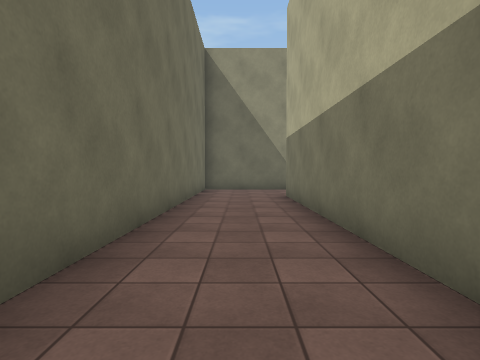
[1] (above)

21 first-person views from a walk through a 3-D level made in the Unity game engine. The camera is 1.4 m above the floor, tilts 2° down and sees 80° across. The floor is counted in squares, 2 m on a side. Each view is taken from the middle of a square. On the plan, view 1 faces up. The plan holds only what a view shows up to about 10 squares ahead; the rest is blank. The place goes on beyond the plan. The player is left out. Some animated figures are left out. Some surface patterns are stand-ins.

[2]
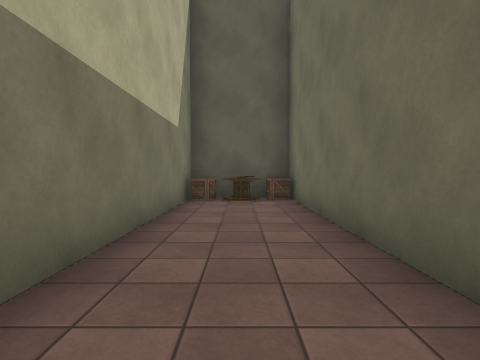

[3]
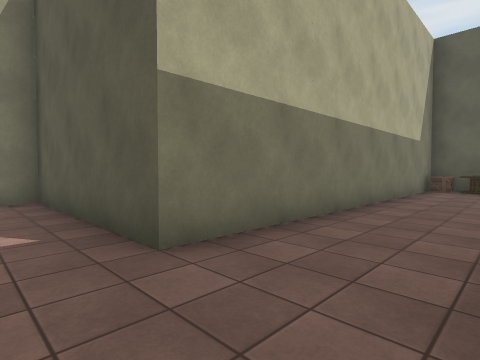

[4]
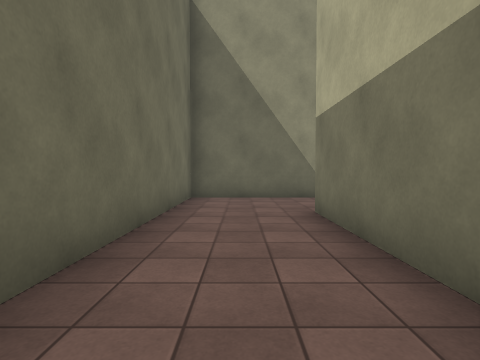

[5]
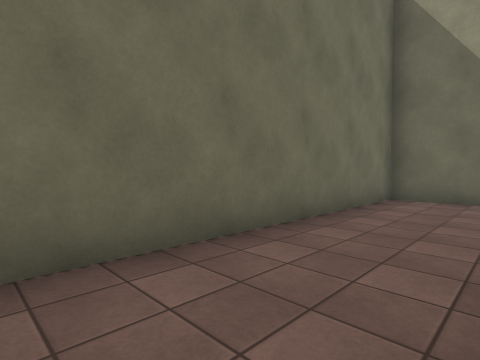

[6]
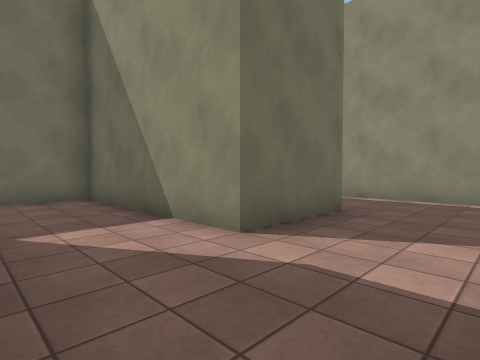

[7]
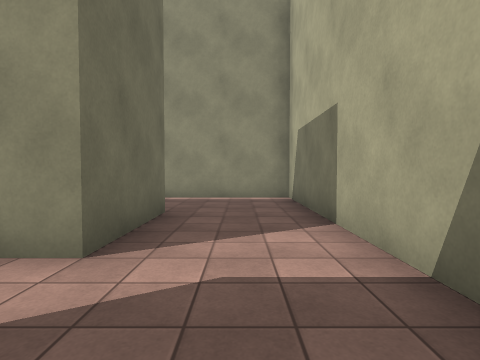

[8]
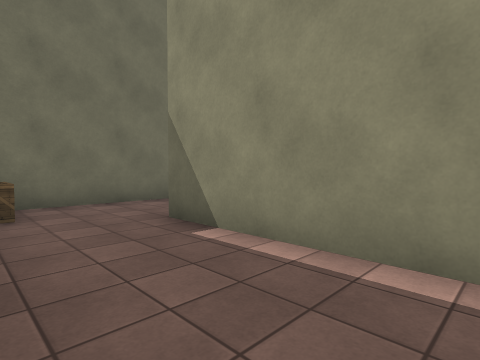

[9]
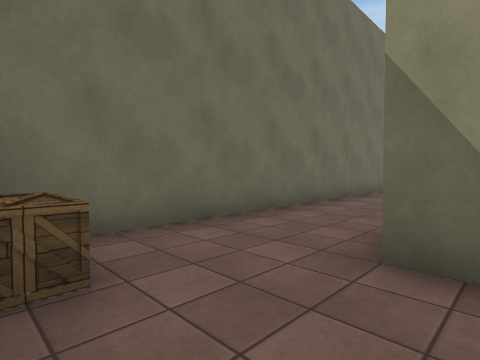

[10]
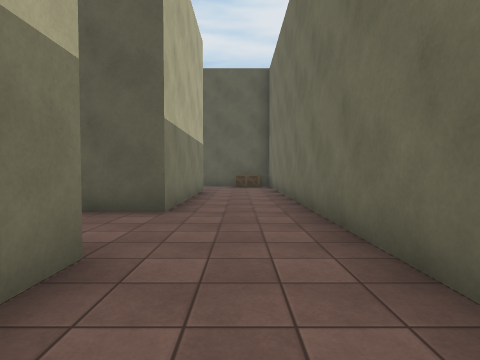

[11]
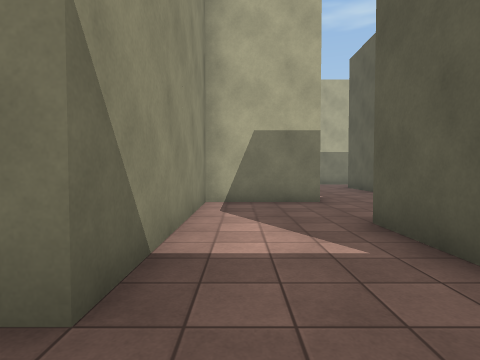

[12]
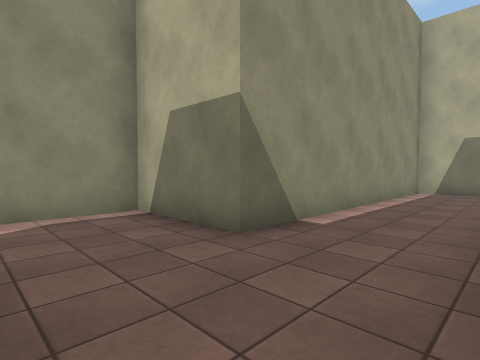

[13]
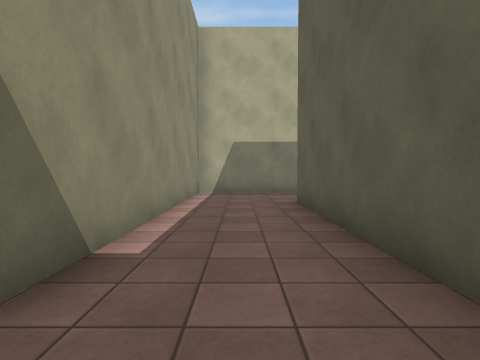

[14]
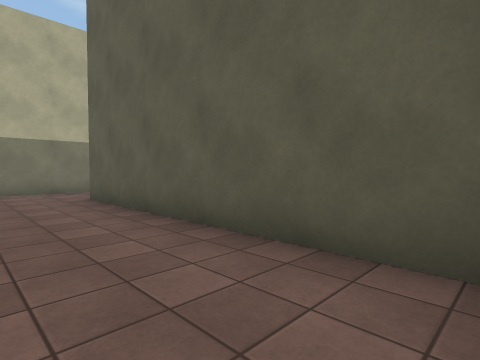

[15]
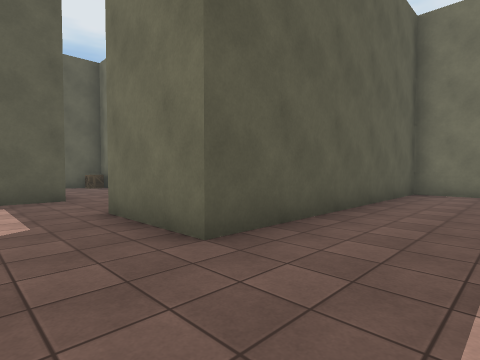

[16]
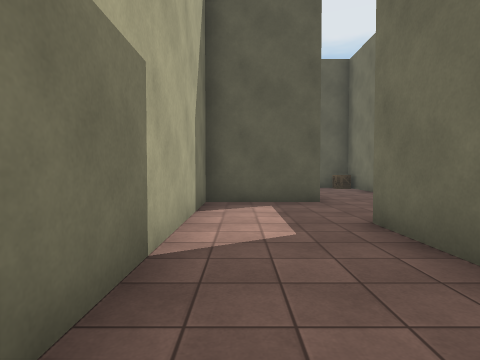

[17]
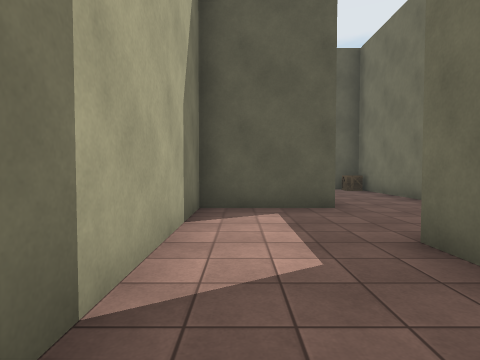

[18]
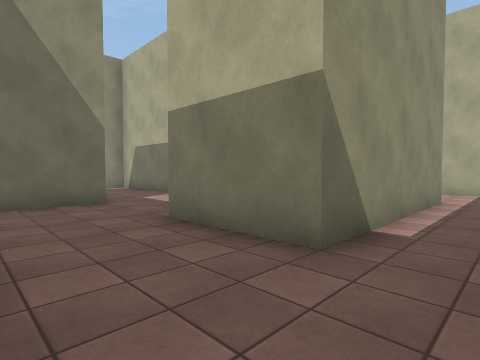

[19]
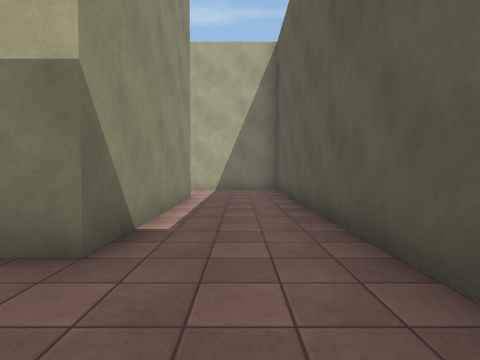

[20]
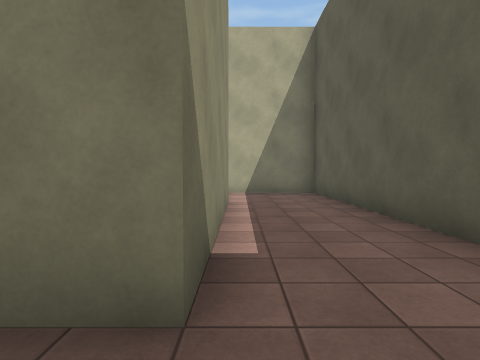

[21]
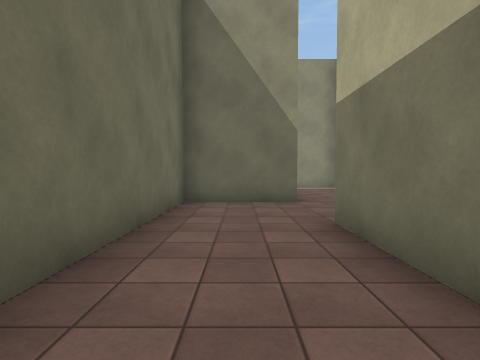

### Floor plan
Points are (right, up) in squares from view 1. A wall is a line through its corners. A room is listed if a view was taken in it or the views show most of it. See-through windows are left out.
Room 1 (views 1, 2, 3, 4, 5, 6, 7, 8, 9, 10, 11)
walls: (3.8, 12.9) (3.8, 10.2) (-1.2, 10.2) (-1.2, -1.1); (1.2, 22.7) (1.2, 23.6); (-1.2, 23.6) (-1.2, 13.2); (1.2, -1.2) (1.2, 7.7) (6.3, 7.7) (6.3, 15.3) (1.2, 15.3) (1.2, 20.2)
ways out: opening at (2.5, 21.5) to room 2
objects: box (-1, -2); other object (0, -2); box (0, 13); box (1, -2)
Room 2 (views 12, 13, 14, 15, 16, 17)
walls: (3.8, 19.2) (3.8, 17.7) (11.2, 17.7); (1.2, 20.2) (3.8, 20.2); (13.7, 17.5) (13.7, 20.2) (6.3, 20.2) (6.3, 22.7) (1.2, 22.7)
ways out: opening at (2.5, 21.5) to room 1; opening at (12.5, 16.5) to room 3
Room 3 (views 18, 19, 20, 21)
walls: (10.4, 7.7) (18.8, 7.7) (18.8, 10.8); (16.2, 10.2) (11.3, 10.2) (11.3, 12.8) (13.7, 12.8) (13.7, 17.5); (11.2, 17.7) (11.2, 15.3) (8.8, 15.3) (8.8, 8.8)
ways out: opening at (12.5, 16.5) to room 2
objects: box (9, 8)

Positions as (right, up) in squares from view 1, and headings:
1: (0, 0), facing up
2: (0, 5), facing down
3: (-1, 9), facing down-right
4: (0, 3), facing up
5: (1, 3), facing up-left
6: (6, 8), facing up-left
7: (5, 8), facing up
8: (5, 13), facing up-left
9: (2, 13), facing up-left
10: (0, 25), facing down
11: (0, 22), facing right
12: (4, 18), facing up-right
13: (5, 19), facing right
14: (4, 20), facing down-right
15: (13, 20), facing down-left
16: (13, 19), facing down
17: (13, 18), facing down
18: (9, 9), facing up-right
19: (9, 9), facing right
20: (10, 10), facing right
21: (10, 9), facing up
